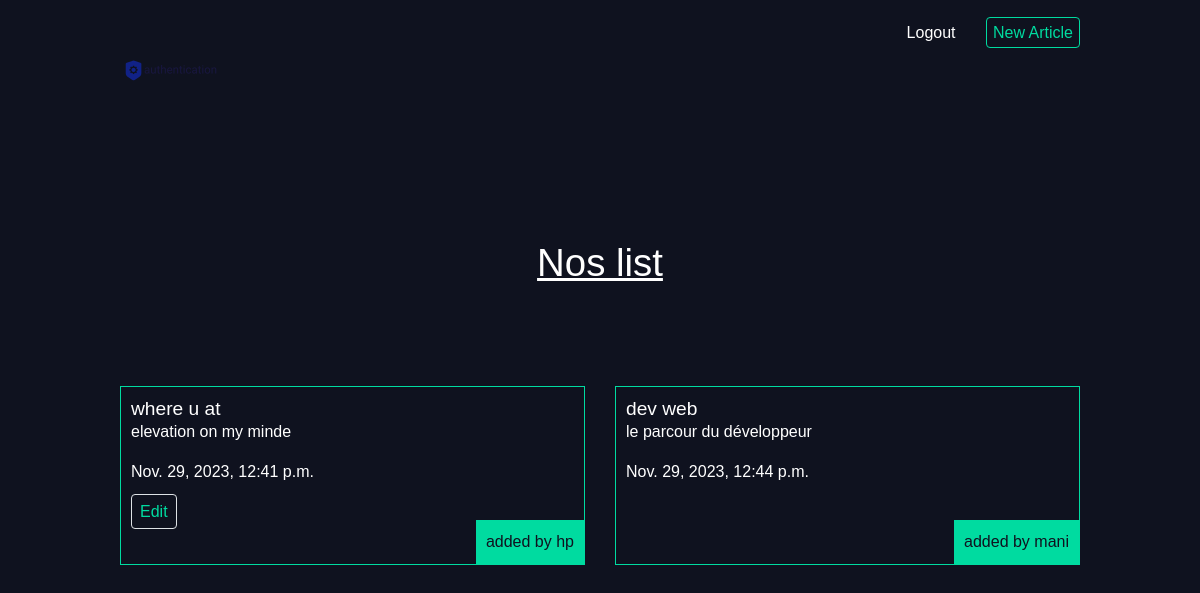
Page /articles/ (signed in) on the earlier database version.
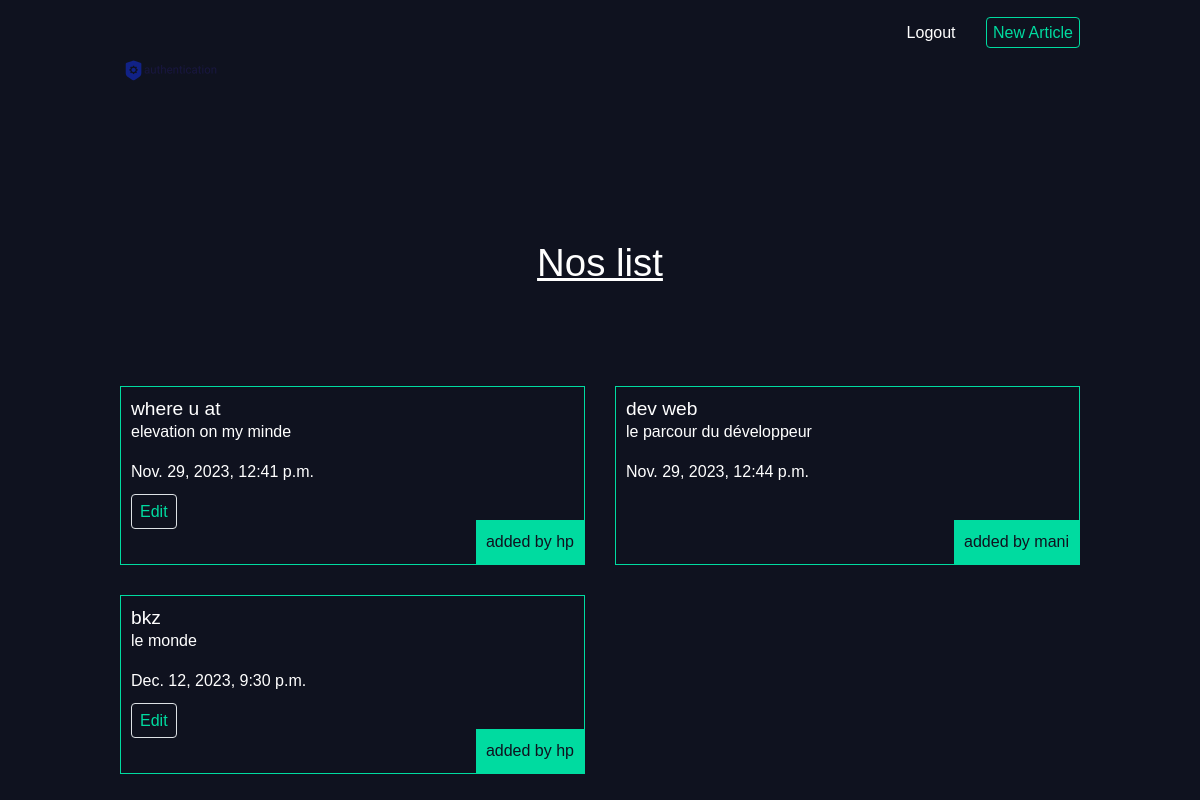
Same page on the later database version.
### article/models.py (models this page shows, shortened)
class Article(models.Model):
    title = models.CharField(max_length=120)
    slug = models.SlugField()
    body = models.TextField()
    date = models.DateTimeField(auto_now_add=True)
    thumb = models.ImageField(default='default.png', blank=True)
    author = models.ForeignKey(User, on_delete=models.CASCADE, default=None)

### article/views.py (the view)
# urls.py: path('', views.art_lst, name='list'),
def art_lst(request):
    articles = Article.objects.all().order_by('date')
    return render(request, 'articles/art_ls.html', {'articles': articles, 'user': request.user})

### article/templates/articles/art_ls.html
{% extends 'base_l.html' %}
{% block content %}
<h1 class="text-decoration-underline">Nos list</h1>
{% if user.is_authenticated %}
<div class="articles">
    {% for article in articles %}
    <div class="article">
        <h2><a href="{% url 'article:detail' slug=article.slug %}">{{ article.title }}</a></h2>
        <p>{{ article.body }}</p>
        <p>{{ article.date }}</p>
        <p class="author">added by {{ article.author.username }}</p>
        {% if article.author == user %}
                    <a href="{% url 'article:edit' article.id %}" class="text border border-1 border-solid p-2">Edit</a>
        {% endif %}
    </div>
    {% endfor %}
</div>
{% else %}
    <h1>Login to access to the article list</h1>
{% endif %}
{% endblock %}

### templates/base_l.html (shortened to what this page needs)
{% load static %}
<!DOCTYPE html>
<html lang="en">
<head>
    <link href="https://cdn.jsdelivr.net/npm/bootstrap@5.3.2/dist/css/bootstrap.min.css" rel="stylesheet">
    <link rel="stylesheet" href="{% static 'style.css' %}">
</head>
<body>
    <header class="wrapper">
        <h1><a href="{% url 'home' %}"><img src="{% static 'logo.png' %}"></a></h1>
        <nav>
            <ul>
                {% if user.is_authenticated %}
                    <li>
                        <form class="logout-link" action="{% url 'accounts:logout' %}" method="post">
                            <button type="submit">Logout</button>
                        </form>
                    </li>
                    <li><a href="{% url 'article:create' %} " class="highlight">New Article</a> </li>
                {% else %}
                    <li><a href="{% url 'accounts:login' %}">Login</a> </li>
                    <li><a href="{% url 'accounts:signup' %}">Signup</a> </li>
                {% endif %}
            </ul>
        </nav>
    </header>
    <div class="wrapper">
        {% block content %}
        {% endblock %}
    </div>
</body>
</html>

### static/style.css (style rules this page uses)
html, body { background: #0f121f; background-image: url; background-repeat-y: no-repeat; color: #fff; font-family: arial; }
.articles { text-color: red; }
h1,h2,h3,h4,h5 { font-weight: normal; margin: 0; }
a, a:hover, a:visited { color: #fff; text-decoration: none; }
.wrapper { max-width: 960px; margin: auto; }
div.wrapper h1 { text-align: center; margin: 100px auto; font-size: 2.4em; }
header { display: grid; grid-template-columns: 1fr 1fr; padding: 20px 0; }
nav { justify-self: end; }
nav li { display: inline-block; margin-left: 20px; }
nav button { background: none; color: #fff; cursor: pointer; border: 0; font-size: 1em; }
.articles { display: grid; grid-template-columns: 1fr 1fr; grid-gap: 30px; }
.article { padding: 10px; border: 1px solid #00dba0; position: relative; padding-bottom: 40px; }
.article h2 { font-size: 1.2em; }
.article .author { padding: 10px; background: #00dba0; position: absolute; right: 0; bottom: 0; margin: 0; color: #0f121f; }
a.highlight { border: 1px solid #00dba0; padding: 6px; border-radius: 4px; color: #00dba0; }
a.text { border-radius: 4px; color: #00dba0; }

Differences in the rows shown:
added Article: title "bkz", body "le monde", date "Dec. 12, 2023, 9:30 p.m.", author.username "hp", shows "Edit"
